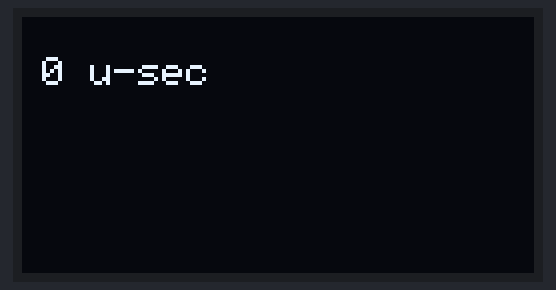
A sketch run on a simulated Arduino Uno, built with avr-gcc and run on an emulated ATmega328P. Shown: 128×64 one-colour display. The display library's start-up logo is not drawn.

Above: at 1.23 s.
At 2.14 s:
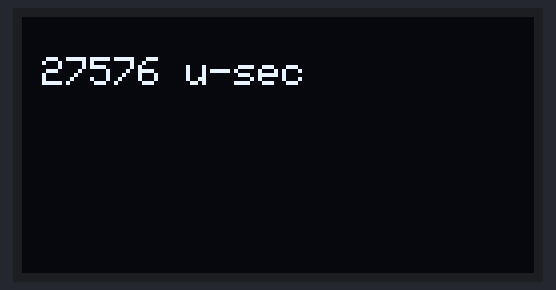
At 3.05 s:
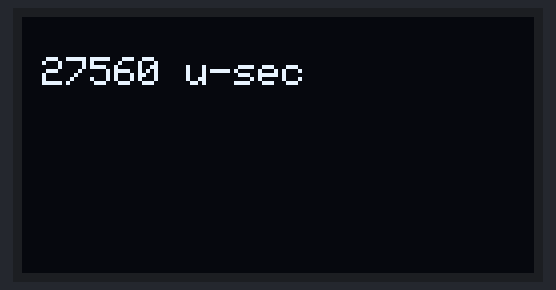
At 39.42 s:
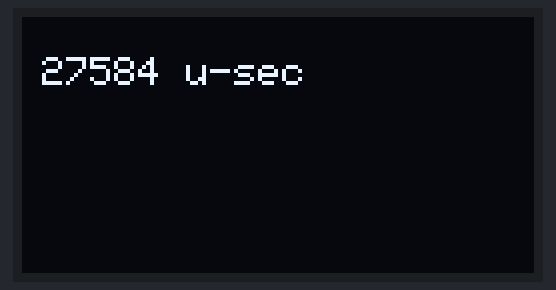

The sketch:

OLED-SPI-7-pin.ino
```cpp
/*
 * Demo for SSD1306 based 128x64 OLED module using Adafruit SSD1306
 * library (https://github.com/adafruit/Adafruit_SSD1306).
 *
 * See https://github.com/pacodelgado/arduino/wiki/SSD1306-based-OLED-connected-to-Arduino
 * for more information.
 *
 */

#include <SPI.h>
#include <Wire.h>
#include <Adafruit_GFX.h>
#include <Adafruit_SSD1306.h>

// If using software SPI (the default case):
#define OLED_CLK   12   //D0
#define OLED_MOSI  11   //D1
#define OLED_RESET 10   // RSt
#define OLED_DC    9    // DC
#define OLED_CS    8    //CS


Adafruit_SSD1306 display(OLED_MOSI, OLED_CLK, OLED_DC, OLED_RESET, OLED_CS);

void setup()   {
//  Serial.begin(9600);
  display.begin(SSD1306_SWITCHCAPVCC);
  display.display();
  delay(1000);
  display.clearDisplay();
  display.setTextSize(1);
  display.setTextColor(WHITE);
}

void loop()
{
  static unsigned long thisMicros = 0;
  static unsigned long lastMicros = 0;
  display.clearDisplay();
  display.setCursor(5,10);

  display.print(thisMicros - lastMicros);
  display.print(" u-sec");
  display.display();
  lastMicros = thisMicros;
  thisMicros = micros();
}
```
